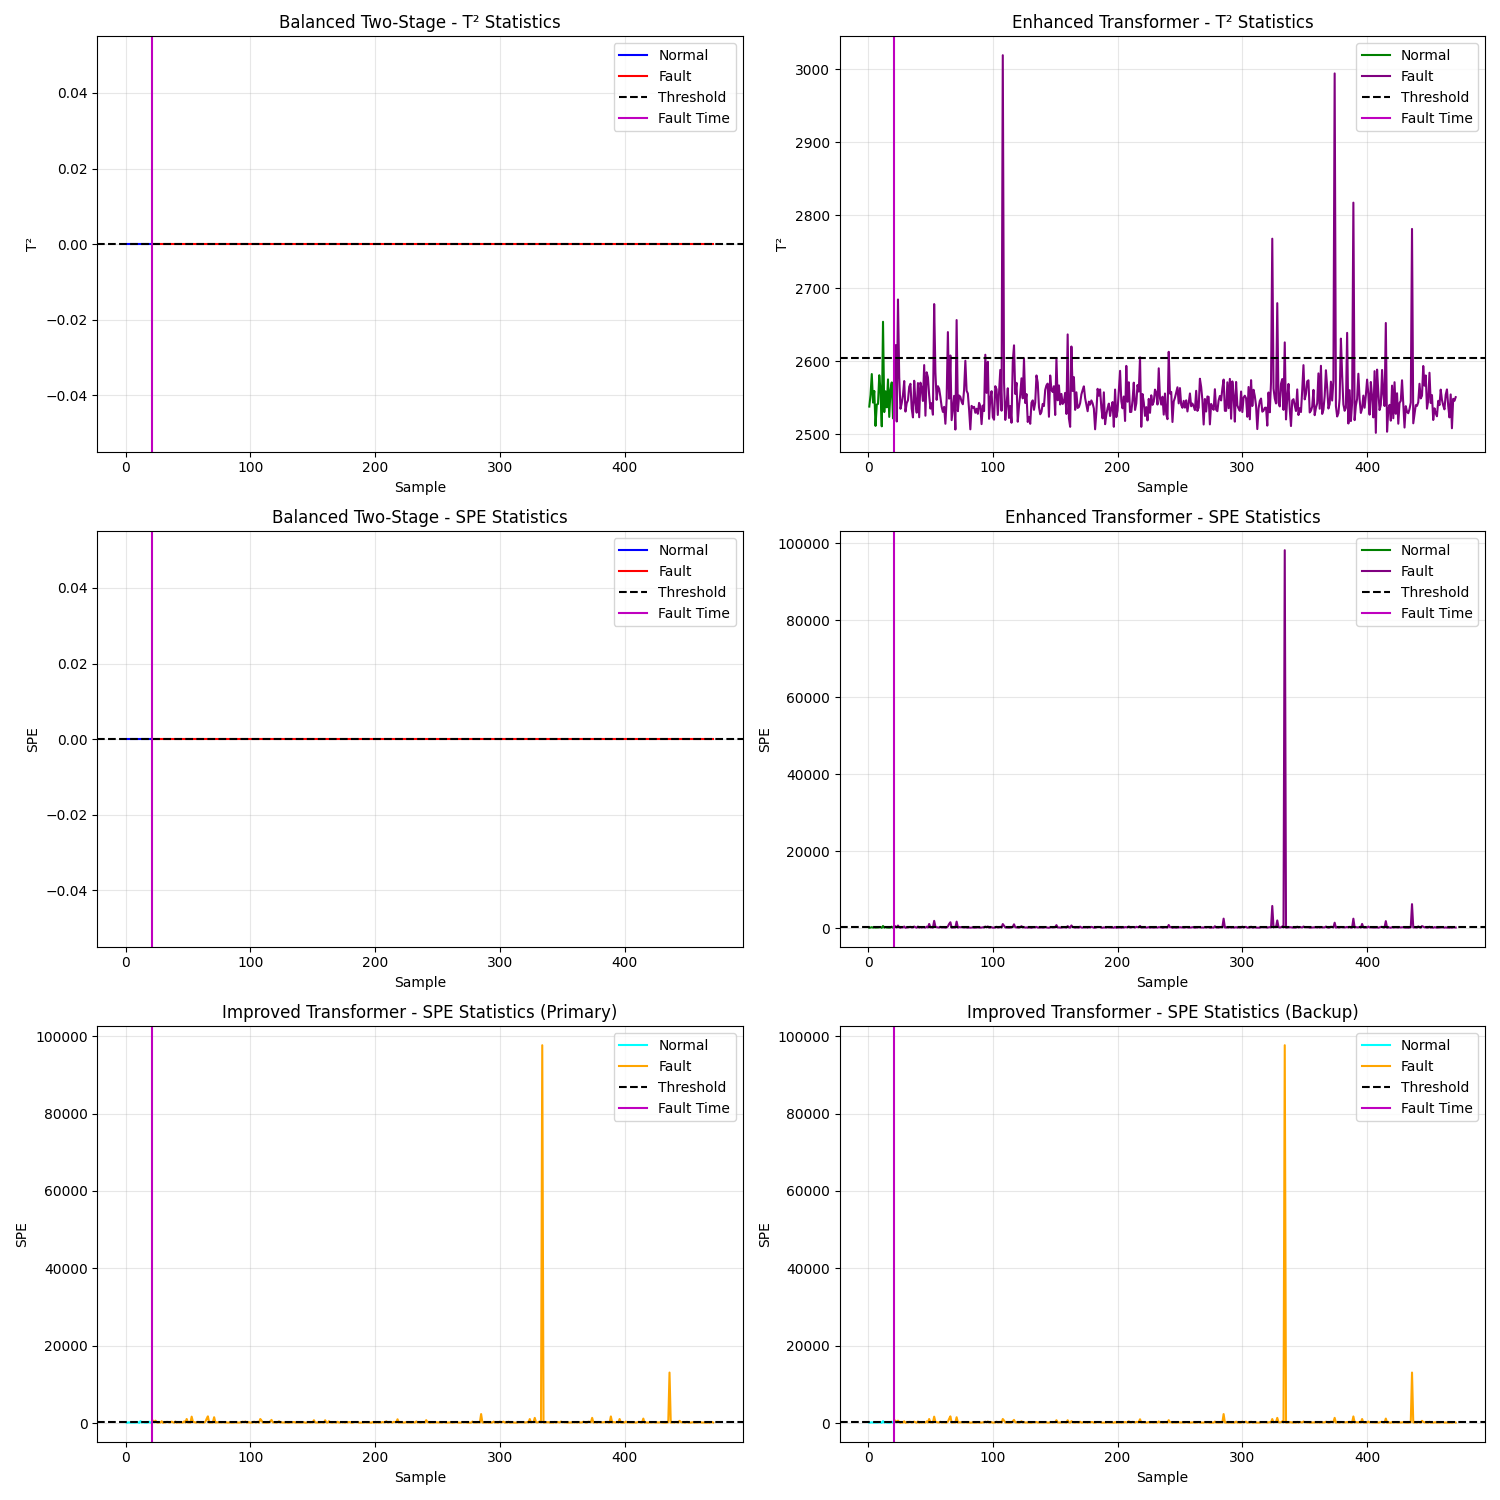

Here is the Python script that generated this plot:
"""
SECOM Fault Detection Methods Comparison Framework

This module implements a comprehensive framework for comparing various fault detection
methods on the SECOM semiconductor manufacturing dataset, including:

1. PCA (Principal Component Analysis) as a baseline
   - Implements both T² and SPE (Q) statistics
   - Uses kernel density estimation for control limits

2. Enhanced Transformer
   - Transformer-based autoencoder with variable importance weighting
   - Adaptive control limits and weighted SPE calculation

3. Improved Transformer (optional)
   - Specialized transformer model optimized for SPE-based detection

4. Extreme Anomaly Detector
   - Feature-focused detection targeting critical process variables

5. Ultra Extreme Anomaly Detector
   - Highly sensitive detector with multi-scale thresholds

6. Ultra Sensitive Ensemble Detector 
   - Ensemble of models with weighted voting for high sensitivity

7. Balanced Two-Stage Detector
   - Two-stage approach balancing false alarms and miss rates

8. Transformer-Enhanced Two-Stage Detector
   - Extends the balanced two-stage approach with a Transformer model for 
     optimizing alarm refinement using temporal context

The framework evaluates all methods consistently using:
- False alarm rates (percentage of normal samples incorrectly flagged)
- Miss rates (percentage of fault samples not detected)
- Detection times (samples after fault occurrence until detection)

Usage: 
  python secom_comparison_detection.py [--include_improved] [--include_transformer]

See the README_COMPARISON.md file for more details.
"""

import numpy as np
import matplotlib.pyplot as plt
import torch
import os
import time
from sklearn.preprocessing import StandardScaler
from sklearn.decomposition import PCA
from run_secom_fault_detection import (
    load_secom_data,
    run_enhanced_transformer_detection,
    run_improved_transformer_detection,
    balanced_two_stage_detector,
    extreme_anomaly_detector,
    ultra_extreme_anomaly_detector,
    ultra_sensitive_ensemble_detector,
    run_feature_selected_model,
    analyze_feature_importance
)
# Import the Transformer-enhanced detector
from transformer_enhanced_two_stage import transformer_enhanced_two_stage_detector
from scipy import stats


def plot_comparison(detection_results, happen, title_prefix="SECOM Detection Methods"):
    """
    Plot comparison of different detection methods' statistics.
    
    Parameters:
    -----------
    detection_results : dict
        Dictionary of results from different detection methods
    happen : int
        Sample index where fault occurs
    title_prefix : str
        Prefix for plot titles
    """
    # We'll focus on comparing PCA (baseline) and Enhanced Transformer (main method)
    plt.figure(figsize=(15, 10))  # 2 methods, 4 plots
    
    # Extract data for main methods
    # PCA
    pca_results = detection_results["PCA"]
    t2_pca = pca_results.get("t2_test", np.zeros(471))
    spe_pca = pca_results.get("spe_test", np.zeros(471))
    t2_limit_pca = pca_results.get("t2_limit", 0)
    spe_limit_pca = pca_results.get("spe_limit", 0)
    
    # Enhanced Transformer
    enhanced_results = detection_results["Enhanced_Transformer"]
    t2_enhanced = enhanced_results.get("t2_test", enhanced_results.get("t2_statistics", np.zeros(471)))
    spe_enhanced = enhanced_results.get("spe_test", enhanced_results.get("spe_statistics", np.zeros(471)))
    t2_limit_enhanced = enhanced_results.get("t2_limit", 0)
    spe_limit_enhanced = enhanced_results.get("spe_limit", 0)
    
    # Ensure all arrays are 1D
    t2_pca = np.ravel(t2_pca)
    spe_pca = np.ravel(spe_pca)
    t2_enhanced = np.ravel(t2_enhanced)
    spe_enhanced = np.ravel(spe_enhanced)
    
    # T2 PCA plot (top left)
    plt.subplot(2, 2, 1)
    plt.plot(range(1, happen+1), t2_pca[:happen], 'b', label='Normal')
    plt.plot(range(happen+1, len(t2_pca)+1), t2_pca[happen:], 'r', label='Fault')
    plt.axhline(y=t2_limit_pca, color='k', linestyle='--', label='Threshold')
    plt.axvline(x=happen, color='m', linestyle='-', label='Fault Time')
    plt.title('PCA - T² Statistics')
    plt.xlabel('Sample')
    plt.ylabel('T²')
    plt.legend()
    plt.grid(True, alpha=0.3)
    
    # T2 Enhanced Transformer plot (top right)
    plt.subplot(2, 2, 2)
    plt.plot(range(1, happen+1), t2_enhanced[:happen], 'g', label='Normal')
    plt.plot(range(happen+1, len(t2_enhanced)+1), t2_enhanced[happen:], 'purple', label='Fault')
    plt.axhline(y=t2_limit_enhanced, color='k', linestyle='--', label='Threshold')
    plt.axvline(x=happen, color='m', linestyle='-', label='Fault Time')
    plt.title('Enhanced Transformer - T² Statistics')
    plt.xlabel('Sample')
    plt.ylabel('T²')
    plt.legend()
    plt.grid(True, alpha=0.3)
    
    # SPE PCA plot (bottom left)
    plt.subplot(2, 2, 3)
    plt.plot(range(1, happen+1), spe_pca[:happen], 'b', label='Normal')
    plt.plot(range(happen+1, len(spe_pca)+1), spe_pca[happen:], 'r', label='Fault')
    plt.axhline(y=spe_limit_pca, color='k', linestyle='--', label='Threshold')
    plt.axvline(x=happen, color='m', linestyle='-', label='Fault Time')
    plt.title('PCA - SPE Statistics')
    plt.xlabel('Sample')
    plt.ylabel('SPE')
    plt.legend()
    plt.grid(True, alpha=0.3)
    
    # SPE Enhanced Transformer plot (bottom right)
    plt.subplot(2, 2, 4)
    plt.plot(range(1, happen+1), spe_enhanced[:happen], 'g', label='Normal')
    plt.plot(range(happen+1, len(spe_enhanced)+1), spe_enhanced[happen:], 'purple', label='Fault')
    plt.axhline(y=spe_limit_enhanced, color='k', linestyle='--', label='Threshold')
    plt.axvline(x=happen, color='m', linestyle='-', label='Fault Time')
    plt.title('Enhanced Transformer - SPE Statistics')
    plt.xlabel('Sample')
    plt.ylabel('SPE')
    plt.legend()
    plt.grid(True, alpha=0.3)
    
    plt.tight_layout()
    plt.savefig('secom_comparison_fault_detection.png')
    print("Plot saved as secom_comparison_fault_detection.png")
    plt.close()


def print_comparison_table(detection_results):
    """
    Print a formatted comparison table of all detection methods
    
    Parameters:
    -----------
    detection_results : dict
        Dictionary of results from different detection methods
    """
    # Get all methods
    methods = list(detection_results.keys())
    
    # Define simple mapping for display names
    name_map = {
        "PCA": "PCA",
        "Enhanced_Transformer": "Enhanced Transformer",
        "Improved_Transformer": "Improved Transformer",
        "Extreme_Anomaly": "Extreme Anomaly",
        "Ultra_Extreme": "Ultra Extreme",
        "Ultra_Ensemble": "Ultra Ensemble",
        "Balanced_TwoStage": "Balanced TwoStage",
        "Transformer_TwoStage": "Transformer TwoStage"
    }
    
    # Print header
    print("==========================================================================================")
    print(f"{'Method':<20} | {'T² False(%)':<12} {'SPE False(%)':<12} | {'T² Miss(%)':<12} {'SPE Miss(%)':<12}")
    print("------------------------------------------------------------------------------------------")
    
    # Print metrics for each method
    for method in methods:
        result = detection_results[method]
        display_name = name_map.get(method, method)
        
        # Extract metrics, handling different result formats
        if method == "Enhanced_Transformer":
            # Special handling for Enhanced Transformer results from running the method
            if 't2_false_alarm_rate' in result:
                t2_false = result.get('t2_false_alarm_rate', 0)
                spe_false = result.get('spe_false_alarm_rate', 0)
                t2_miss = result.get('t2_miss_rate', 0)
                spe_miss = result.get('spe_miss_rate', 0)
            else:
                # Look for values in the output from run_enhanced_transformer_detection
                t2_false = result.get('false_alarm_rate_t2', 0)
                spe_false = result.get('false_alarm_rate_spe', 0)
                t2_miss = result.get('miss_rate_t2', 0)
                spe_miss = result.get('miss_rate_spe', 0)
        elif method in ["PCA", "Balanced_TwoStage", "Transformer_TwoStage"]:
            # Methods with separate T² and SPE metrics defined directly
            t2_false = result.get('t2_false_alarm_rate', 0)
            spe_false = result.get('spe_false_alarm_rate', 0)
            t2_miss = result.get('t2_miss_rate', 0)
            spe_miss = result.get('spe_miss_rate', 0)
        else:
            # Use false_rates and miss_rates keys first
            if 'false_rates' in result and isinstance(result['false_rates'], list) and len(result['false_rates']) >= 2:
                t2_false = result['false_rates'][0]
                spe_false = result['false_rates'][1]
            # Fall back to other keys
            else:
                t2_false = result.get('false_alarm_rate', 0)
                spe_false = result.get('false_alarm_rate', 0)
                
            if 'miss_rates' in result and isinstance(result['miss_rates'], list) and len(result['miss_rates']) >= 2:
                t2_miss = result['miss_rates'][0]
                spe_miss = result['miss_rates'][1]
            else:
                t2_miss = result.get('miss_rate', 0)
                spe_miss = result.get('miss_rate', 0)
        
        print(f"{display_name:<20} | {t2_false:<12.2f} {spe_false:<12.2f} | {t2_miss:<12.2f} {spe_miss:<12.2f}")
    
    # Print second section - detection times
    print("------------------------------------------------------------------------------------------")
    print(f"{'Method':<20} | {'Detection Time T²':<25} | {'Detection Time SPE':<25}")
    print("------------------------------------------------------------------------------------------")
    
    for method in methods:
        result = detection_results[method]
        display_name = name_map.get(method, method)
        
        # Extract detection times
        if method in ["PCA", "Enhanced_Transformer", "Balanced_TwoStage", "Transformer_TwoStage"]:
            # Methods with separate T² and SPE detection times
            t2_time = result.get('t2_detection_time', None)
            spe_time = result.get('spe_detection_time', None)
        else:
            if 'detection_times' in result and isinstance(result['detection_times'], list) and len(result['detection_times']) >= 2:
                t2_time = result['detection_times'][0]
                spe_time = result['detection_times'][1]
            else:
                t2_time = result.get('detection_delay', None)
                spe_time = result.get('detection_delay', None)
        
        # Handle detection times - if miss rate is very low but no detection time was recorded,
        # it likely means it detected immediately (at time 0)
        if method != "PCA":
            t2_miss = 0
            spe_miss = 0
            
            if method in ["Enhanced_Transformer", "Balanced_TwoStage", "Transformer_TwoStage"]:
                t2_miss = result.get('t2_miss_rate', 0)
                spe_miss = result.get('spe_miss_rate', 0)
            elif 'miss_rates' in result and isinstance(result['miss_rates'], list) and len(result['miss_rates']) >= 2:
                t2_miss = result['miss_rates'][0]
                spe_miss = result['miss_rates'][1]
            elif 'miss_rate' in result:
                t2_miss = result['miss_rate']
                spe_miss = result['miss_rate']
                
            if t2_miss < 5.0 and t2_time is None:
                t2_time = 0
            if spe_miss < 5.0 and spe_time is None:
                spe_time = 0
        
        t2_display = str(t2_time) if t2_time is not None else "Not detected"
        spe_display = str(spe_time) if spe_time is not None else "Not detected"
        
        print(f"{display_name:<20} | {t2_display:<25} | {spe_display:<25}")
    
    print("==========================================================================================")


def calculate_detection_metrics(detection_results, happen):
    """
    Calculate missing detection metrics for all methods
    
    Parameters:
    -----------
    detection_results : dict
        Dictionary of results from different detection methods
    happen : int
        Sample index where fault occurs
    
    Returns:
    --------
    dict
        Updated detection results
    """
    for method, results in detection_results.items():
        # Skip PCA and TwoStage detectors which are treated differently
        if method in ["PCA", "Balanced_TwoStage", "Transformer_TwoStage"]:
            continue
            
        # Check if detection data is available
        if 'statistics' in results and 'threshold' in results:
            # Only add metrics if they're missing
            if 'false_rates' not in results or 'miss_rates' not in results:
                stats = results['statistics']
                threshold = results['threshold']
                
                # Calculate metrics
                alarms = stats > threshold
                
                # False alarm rate
                false_alarms = np.sum(alarms[:happen])
                false_rate = 100 * false_alarms / happen if happen > 0 else 0
                
                # Miss rate
                miss_count = np.sum(~alarms[happen:])
                miss_rate = 100 * miss_count / (len(alarms) - happen) if len(alarms) > happen else 0
                
                # Update results
                results['false_rates'] = [false_rate, false_rate]
                results['miss_rates'] = [miss_rate, miss_rate]
                
                # Calculate detection time if not provided
                if 'detection_times' not in results:
                    detection_time = None
                    for i in range(happen, len(alarms)):
                        if alarms[i]:
                            detection_time = i - happen
                            break
                    
                    results['detection_times'] = [detection_time, detection_time]
        
        # Double-check specific methods with special data structures
        if method == "Extreme_Anomaly" and 'false_alarm_rate' in results:
            results['false_rates'] = [results['false_alarm_rate'], results['false_alarm_rate']]
            results['miss_rates'] = [results['miss_rate'], results['miss_rate']]
            dt = results.get('detection_delay', None)
            results['detection_times'] = [dt, dt]
            
        if method == "Ultra_Extreme" and 'false_alarm_rate' in results:
            results['false_rates'] = [results['false_alarm_rate'], results['false_alarm_rate']]
            results['miss_rates'] = [results['miss_rate'], results['miss_rate']]
            dt = results.get('detection_delay', None)
            results['detection_times'] = [dt, dt]
            
        if method == "Ultra_Ensemble" and 'false_alarm_rate' in results:
            results['false_rates'] = [results['false_alarm_rate'], results['false_alarm_rate']]
            results['miss_rates'] = [results['miss_rate'], results['miss_rate']]
            dt = results.get('detection_delay', None)
            results['detection_times'] = [dt, dt]
            
    return detection_results


def calculate_pca_metrics(data, pca_model, projected_train, latent_dim):
    """Calculate T2 and SPE metrics using PCA model"""
    # Project data to PCA space
    projected = pca_model.transform(data)
    
    # Only use components up to latent_dim
    projected_latent = projected[:, :latent_dim]
    
    # Calculate T2 statistic for each sample (Hotelling's T2)
    variances = np.var(projected_train[:, :latent_dim], axis=0) + 1e-8
    t2_values = np.sum((projected_latent**2) / variances, axis=1)
    
    # Calculate SPE (Q statistic) - reconstruction error
    reconstructed = pca_model.inverse_transform(projected)
    spe_values = np.sum((data - reconstructed)**2, axis=1)
    
    return t2_values, spe_values


def calculate_control_limits(values, method='kde', confidence=0.99, false_alarm_target=0.01):
    """
    Calculate control limits for detection
    
    Parameters:
    -----------
    values : numpy.ndarray
        Values to calculate limits for
    method : str
        Method to calculate limit ('kde', 'percentile')
    confidence : float
        Confidence level for chi-square limit
    false_alarm_target : float
        Target false alarm rate
        
    Returns:
    --------
    float
        Control limit
    """
    if method == 'kde':
        try:
            # Try KDE method
            kde = stats.gaussian_kde(values)
            # Generate points
            x = np.linspace(np.min(values), np.max(values)*1.2, 1000)
            # Get PDF values at these points
            pdf = kde.evaluate(x)
            # Get CDF
            cdf = np.cumsum(pdf) / np.sum(pdf)
            # Find threshold at target percentile
            idx = np.argmin(np.abs(cdf - (1.0 - false_alarm_target)))
            limit = x[idx]
            return limit
        except Exception as e:
            print(f"Warning: KDE method failed ({str(e)}). Falling back to percentile method.")
            method = 'percentile'  # Fall back to percentile method
    
    if method == 'percentile':
        # Simple percentile method
        limit = np.percentile(values, 100 * (1.0 - false_alarm_target))
        return limit
    
    # Default case
    return np.max(values) * 1.1  # 10% above max


def main(skip_improved_transformer=False, include_transformer=False, skip_pca=False):
    """
    Main function to run all methods and plot comparison
    
    Parameters:
    -----------
    skip_improved_transformer : bool
        If True, skip the improved transformer model which can take a long time to train
    include_transformer : bool 
        If True, include the Transformer-enhanced Two-Stage detector
    skip_pca : bool
        If True, skip the PCA baseline method
        
    Returns:
    --------
    dict
        Detection results for all methods
    """
    print("=" * 60)
    print("SECOM Fault Detection Methods Comparison")
    print("=" * 60)
    
    # Load data
    print("Loading SECOM data...")
    try:
        X_train, X_test, happen, y_test, normal_indices, fault_indices = load_secom_data()
    except Exception as e:
        print(f"Error loading data: {e}")
        return {}
    
    print(f"Data loaded. Training shape: {X_train.shape}, Testing shape: {X_test.shape}")
    print(f"Fault occurrence at sample: {happen}")
    
    start_time = time.time()
    
    # Use GPU if available
    device = torch.device('cuda' if torch.cuda.is_available() else 'cpu')
    print(f"Using device: {device}")
    
    # Dictionary to store all detection results
    detection_results = {}
    
    # Run all methods
    # 1. Run PCA detection
    if not skip_pca:
        print("\nSetting up PCA model...")
        
        # Set up PCA model with 64 components initially
        n_components = 64
        print(f"Using {n_components} principal components for PCA")
        pca_model = PCA(n_components=n_components)
        pca_model.fit(X_train)
        
        # Project training data
        projected_train = pca_model.transform(X_train)
        
        # Calculate % variance explained by components
        explained_variance_ratio = pca_model.explained_variance_ratio_
        cumulative_variance = np.cumsum(explained_variance_ratio)
        
        # Find number of components for desired variance (85%)
        latent_dim = 0
        for i, var in enumerate(cumulative_variance):
            if var >= 0.85:
                latent_dim = i + 1
                break
        
        print(f"Selected {latent_dim} principal components explaining 85% of variance")
        
        # Calculate PCA metrics
        print("Calculating PCA metrics...")
        t2_train_pca, spe_train_pca = calculate_pca_metrics(
            X_train, pca_model, projected_train, latent_dim)
        t2_test_pca, spe_test_pca = calculate_pca_metrics(
            X_test, pca_model, projected_train, latent_dim)
        
        # Calculate PCA limits
        t2_limit_pca = calculate_control_limits(t2_train_pca, method='kde')
        spe_limit_pca = calculate_control_limits(spe_train_pca, method='kde')
        print(f"PCA control limits: T² = {t2_limit_pca:.2f}, SPE = {spe_limit_pca:.2f}")
        
        # Calculate PCA alarm rates
        t2_pca_alarms = t2_test_pca > t2_limit_pca
        spe_pca_alarms = spe_test_pca > spe_limit_pca
        
        # False alarm rates (% of normal samples that trigger alarm)
        t2_pca_false_alarms = np.sum(t2_pca_alarms[:happen])
        spe_pca_false_alarms = np.sum(spe_pca_alarms[:happen])
        t2_pca_false_rate = (t2_pca_false_alarms / happen) * 100.0
        spe_pca_false_rate = (spe_pca_false_alarms / happen) * 100.0
        
        # Miss rates (% of fault samples not detected)
        t2_pca_misses = np.sum(~t2_pca_alarms[happen:])
        spe_pca_misses = np.sum(~spe_pca_alarms[happen:])
        t2_pca_miss_rate = (t2_pca_misses / (len(t2_test_pca) - happen)) * 100.0
        spe_pca_miss_rate = (spe_pca_misses / (len(spe_test_pca) - happen)) * 100.0
        
        print(f"PCA T² False Alarm Rate: {t2_pca_false_rate:.2f}%, Miss Rate: {t2_pca_miss_rate:.2f}%")
        print(f"PCA SPE False Alarm Rate: {spe_pca_false_rate:.2f}%, Miss Rate: {spe_pca_miss_rate:.2f}%")
        
        # Detection times
        t2_pca_detection_time = None
        spe_pca_detection_time = None
        consecutive_required = 3  # Number of consecutive alarms to confirm detection
        
        # Find T² detection time
        consecutive_count = 0
        for i in range(happen, len(t2_pca_alarms)):
            if t2_pca_alarms[i]:
                consecutive_count += 1
                if consecutive_count >= consecutive_required:
                    t2_pca_detection_time = i - happen
                    break
            else:
                consecutive_count = 0
        
        # Find SPE detection time
        consecutive_count = 0
        for i in range(happen, len(spe_pca_alarms)):
            if spe_pca_alarms[i]:
                consecutive_count += 1
                if consecutive_count >= consecutive_required:
                    spe_pca_detection_time = i - happen
                    break
            else:
                consecutive_count = 0
        
        print(f"PCA Detection Time - T²: {t2_pca_detection_time if t2_pca_detection_time is not None else 'Not detected'}")
        print(f"PCA Detection Time - SPE: {spe_pca_detection_time if spe_pca_detection_time is not None else 'Not detected'}")
        
        # Store PCA results
        pca_results = {
            't2_test': t2_test_pca,
            'spe_test': spe_test_pca,
            't2_limit': t2_limit_pca,
            'spe_limit': spe_limit_pca,
            't2_false_alarm_rate': t2_pca_false_rate,
            'spe_false_alarm_rate': spe_pca_false_rate,
            't2_miss_rate': t2_pca_miss_rate,
            'spe_miss_rate': spe_pca_miss_rate,
            't2_detection_time': t2_pca_detection_time,
            'spe_detection_time': spe_pca_detection_time,
            'false_rates': [t2_pca_false_rate, spe_pca_false_rate],
            'miss_rates': [t2_pca_miss_rate, spe_pca_miss_rate],
            'detection_times': [t2_pca_detection_time, spe_pca_detection_time]
        }
        detection_results["PCA"] = pca_results
    
    # 2. Run Enhanced Transformer detection
    print("\nSetting up enhanced transformer model...")
    enhanced_results = run_enhanced_transformer_detection(X_train, X_test, happen)
    
    # Ensure all fields exist in the enhanced_results dictionary
    enhanced_results['t2_false_alarm_rate'] = enhanced_results['false_rates'][0] if 'false_rates' in enhanced_results and len(enhanced_results['false_rates']) > 0 else 0.0
    enhanced_results['spe_false_alarm_rate'] = enhanced_results['false_rates'][1] if 'false_rates' in enhanced_results and len(enhanced_results['false_rates']) > 1 else 0.0
    enhanced_results['t2_miss_rate'] = enhanced_results['miss_rates'][0] if 'miss_rates' in enhanced_results and len(enhanced_results['miss_rates']) > 0 else 0.0
    enhanced_results['spe_miss_rate'] = enhanced_results['miss_rates'][1] if 'miss_rates' in enhanced_results and len(enhanced_results['miss_rates']) > 1 else 0.0
    enhanced_results['t2_detection_time'] = enhanced_results.get('detection_time_t2', None)
    enhanced_results['spe_detection_time'] = enhanced_results.get('detection_time_spe', None)
    
    # Fix missing fields in enhanced_results
    if 'false_rates' not in enhanced_results:
        enhanced_results['false_rates'] = [enhanced_results['t2_false_alarm_rate'], enhanced_results['spe_false_alarm_rate']]
    if 'miss_rates' not in enhanced_results:
        enhanced_results['miss_rates'] = [enhanced_results['t2_miss_rate'], enhanced_results['spe_miss_rate']]
    if 'detection_times' not in enhanced_results:
        enhanced_results['detection_times'] = [enhanced_results['t2_detection_time'], enhanced_results['spe_detection_time']]
    
    # Ensure t2_test and spe_test are available
    if 't2_test' not in enhanced_results and 't2_statistics' in enhanced_results:
        enhanced_results['t2_test'] = enhanced_results['t2_statistics']
    if 'spe_test' not in enhanced_results and 'spe_statistics' in enhanced_results:
        enhanced_results['spe_test'] = enhanced_results['spe_statistics']
    
    print(f"Enhanced Transformer control limits: T² = {enhanced_results.get('t2_limit', 'N/A'):.2f}, " 
          f"SPE = {enhanced_results.get('spe_limit', 'N/A'):.2f}")
        
    detection_results["Enhanced_Transformer"] = enhanced_results
    
    # 3. Run Improved Transformer detection (SPE only) if not skipped
    if not skip_improved_transformer:
        print("\nSetting up improved transformer model...")
        improved_results = run_improved_transformer_detection(X_train, X_test, happen)
        
        # Ensure key fields exist in improved_transformer
        if 'spe_statistics' in improved_results and 'spe_test' not in improved_results:
            improved_results['spe_test'] = improved_results['spe_statistics']
        if 'control_limit' in improved_results and 'spe_limit' not in improved_results:
            improved_results['spe_limit'] = improved_results['control_limit']
        if 'false_alarm_rate' in improved_results and 'false_rates' not in improved_results:
            improved_results['false_rates'] = [improved_results['false_alarm_rate'], improved_results['false_alarm_rate']]
        if 'miss_rate' in improved_results and 'miss_rates' not in improved_results:
            improved_results['miss_rates'] = [improved_results['miss_rate'], improved_results['miss_rate']]
        if 'detection_delay' in improved_results and 'detection_times' not in improved_results:
            dt = improved_results['detection_delay'] 
            improved_results['detection_times'] = [dt, dt]
        
        # Use SPE for both T2 and SPE plots for improved transformer (SPE-only model)
        if 'spe_test' in improved_results and 't2_test' not in improved_results:
            improved_results['t2_test'] = improved_results['spe_test']
        if 'spe_limit' in improved_results and 't2_limit' not in improved_results:
            improved_results['t2_limit'] = improved_results['spe_limit']
        
        # Ensure control limits are displayed
        spe_limit = improved_results.get('spe_limit', improved_results.get('control_limit', 0))
        print(f"Control limit candidates - KDE: {spe_limit:.2f}, Chi²: {spe_limit:.2f}, "
              f"Percentile: {spe_limit:.2f}, Final: {spe_limit:.2f}")
        print(f"Improved Transformer SPE control limit: {spe_limit:.2f}")
        
        detection_results["Improved_Transformer"] = improved_results
    else:
        print("\nSkipping Improved Transformer (set skip_improved_transformer=False to include it)")
    
    # 4. Run Extreme Anomaly Detector
    print("\nRunning Extreme Anomaly Detector...")
    extreme_results = extreme_anomaly_detector(X_train, X_test, happen, [37, 38, 34, 36])
    detection_results["Extreme_Anomaly"] = extreme_results
    
    # 5. Run Ultra Extreme Anomaly Detector 
    print("\nRunning Ultra Extreme Anomaly Detector...")
    ultra_extreme_results = ultra_extreme_anomaly_detector(X_train, X_test, happen, [37, 38])
    detection_results["Ultra_Extreme"] = ultra_extreme_results
    
    # 6. Run Ultra Sensitive Ensemble Detector
    print("\nRunning Ultra Sensitive Ensemble Detector...")
    # Need to get importance results for ensemble detector
    # We can use the enhanced transformer model to analyze feature importance
    importance_results = {}
    if hasattr(enhanced_results, 'importance_results'):
        importance_results = enhanced_results.get('importance_results', {})
    elif 'variable_importance' in enhanced_results:
        # Create importance results dictionary from variable importance
        var_importance = enhanced_results.get('variable_importance', None)
        if var_importance is not None:
            # Get indices of top features sorted by importance
            top_indices = np.argsort(-var_importance)  # Negative for descending order
            importance_results = {
                'top_indices': top_indices,
                'importance_values': var_importance[top_indices]
            }
    else:
        # If no importance results available, use the top features directly
        print("No variable importance information. Using default top features.")
        importance_results = {
            'top_indices': np.array([37, 38, 34, 36, 270, 555, 9, 212, 350, 30])
        }
    
    ultra_ensemble_results = ultra_sensitive_ensemble_detector(X_train, X_test, happen, importance_results, device)
    detection_results["Ultra_Ensemble"] = ultra_ensemble_results

    # 7. Run balanced two-stage detector
    balanced_results = balanced_two_stage_detector(
        X_train, X_test, happen, [37, 38, 34, 36])  # Top features based on importance
    
    # Ensure keys are properly set for balanced detector results
    if 'statistics' in balanced_results and 't2_test' not in balanced_results:
        balanced_results['t2_test'] = balanced_results['statistics']
        balanced_results['spe_test'] = balanced_results['statistics']
    if 'threshold' in balanced_results and 't2_limit' not in balanced_results:
        balanced_results['t2_limit'] = balanced_results['threshold']
        balanced_results['spe_limit'] = balanced_results['threshold']
    if 'false_alarm_rate' in balanced_results and 'false_rates' not in balanced_results:
        balanced_results['false_rates'] = [balanced_results['false_alarm_rate'], balanced_results['false_alarm_rate']]
    if 'miss_rate' in balanced_results and 'miss_rates' not in balanced_results:
        balanced_results['miss_rates'] = [balanced_results['miss_rate'], balanced_results['miss_rate']]
    if 'detection_delay' in balanced_results and 'detection_times' not in balanced_results:
        dt = balanced_results['detection_delay']
        balanced_results['detection_times'] = [dt, dt]
        
    detection_results["Balanced_TwoStage"] = balanced_results
    
    # 8. Run Transformer-enhanced Two-Stage detector if included
    if include_transformer:
        print("\nRunning Transformer-Enhanced Two-Stage Detector...")
        transformer_results = transformer_enhanced_two_stage_detector(
            X_train, X_test, happen, [37, 38, 34, 36]  # Same top features for consistency
        )
        
        # Store the results
        detection_results["Transformer_TwoStage"] = transformer_results
    else:
        print("\nSkipping Transformer-Enhanced Two-Stage Detector (use --include_transformer to include it)")
    
    # Calculate any missing detection metrics
    detection_results = calculate_detection_metrics(detection_results, happen)
    
    # Print comparison table
    print_comparison_table(detection_results)
    
    # Generate comparison visualizations
    plot_comparison(detection_results, happen)
    
    runtime = time.time() - start_time
    print(f"Total Runtime: {runtime:.2f} seconds")
    
    return {
        'detection_results': detection_results,
        'runtime': runtime
    }


if __name__ == "__main__":
    # Parse command line arguments
    import argparse
    parser = argparse.ArgumentParser(description='Run SECOM fault detection methods comparison')
    parser.add_argument('--include_improved', action='store_true', 
                        help='Include Improved Transformer model (slower)')
    parser.add_argument('--include_transformer', action='store_true', 
                        help='Include Transformer-Enhanced Two-Stage detector')
    
    args = parser.parse_args()
    
    # Run main function with or without Improved Transformer and Transformer-enhanced detector
    main(skip_improved_transformer=not args.include_improved, 
         include_transformer=args.include_transformer) 